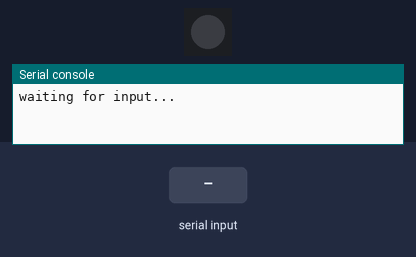
The program below on a simulated CircuitPython board. On the bench: 1 RGB LEDs in strip order, left to right, the last lines printed to the serial console. The inputs (shaded band) are chosen by the test bench. Dim RGB values are drawn brighter than linear.

Above: at 1.2 s.
1.3 s: "r" typed at the serial console, then Enter
At 1.87 s:
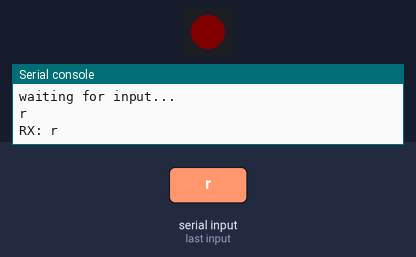
4.3 s: "g" typed at the serial console, then Enter
At 4.88 s:
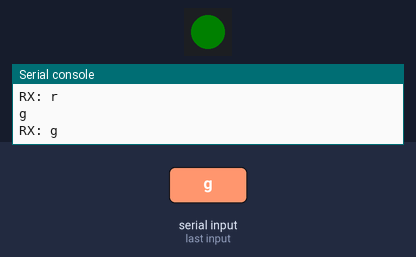
7.3 s: "b" typed at the serial console, then Enter
At 7.88 s:
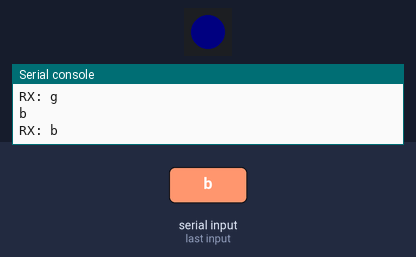
10.3 s: "y" typed at the serial console, then Enter
At 10.89 s:
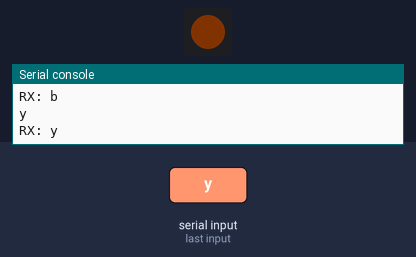
13.3 s: "f" typed at the serial console, then Enter
At 13.64 s:
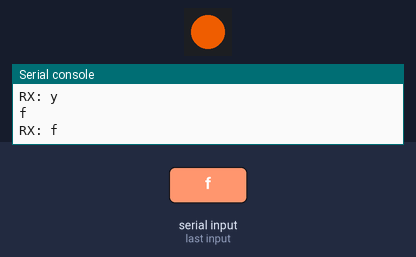
16.3 s: "d" typed at the serial console, then Enter
At 16.64 s:
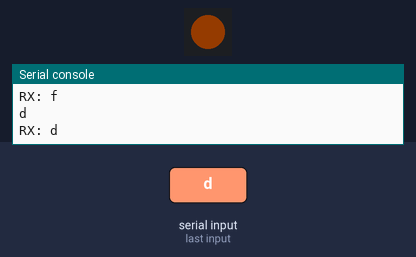
Timing chart, 0 to 20.3 s (numbered marks = the images above; inputs shaded):
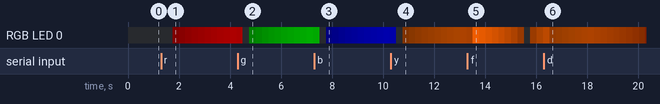

Measured:
- after the input at 1.3 s, RGB LED 0: off → RGB(5, 0, 0) after 0.45 s, → RGB(10, 0, 0) 0.25 s later, → RGB(15, 0, 0) 0.25 s later, → RGB(20, 0, 0) 0.25 s later, … (11 changes in this stretch)

The program:

serial_input.py
```python
import board
import supervisor
import time
import neopixel

from adafruit_led_animation.animation.pulse import Pulse
from adafruit_led_animation.color import GREEN, BLUE, RED, BLACK, AMBER

print("waiting for input...")
rgb = False
pixel_pin = board.NEOPIXEL
pixel_num = 1
speed = 0.1
pixels = neopixel.NeoPixel(pixel_pin, pixel_num, brightness=0.2, auto_write=False)
pulse = Pulse(pixels, speed=speed, color=BLACK);

# Pieced together from tutorials:
# https://stackoverflow.com/questions/48922189/receive-data-from-host-computer-using-circuit-python-on-circuit-playground-expre
# https://learn.adafruit.com/circuitpython-led-animations
while True:
    if supervisor.runtime.serial_bytes_available:
        value = input().strip()
        # Sometimes Windows sends an extra (or missing) newline - ignore them
        if value == "":
            continue

        print("RX: {}".format(value))

        rgb = True
        if value == 'r':
          pulse = Pulse(pixels, speed=speed, color=RED)
        elif value == 'g':
          pulse = Pulse(pixels, speed=speed, color=GREEN)
        elif value == 'b':
          pulse = Pulse(pixels, speed=speed, color=BLUE)
        elif value == 'y':
          pulse = Pulse(pixels, speed=speed, color=AMBER)
        elif value=='f':
          pixels.brightness = 1.0
        elif value=='d':
          pixels.brightness = 0.2
        else:
          rgb = False
          # clear the pixel when we set to false
          Pulse(pixels, speed=0, color=[0,0,0]).animate()
    if rgb:
      # run the animation
      pulse.animate()

    time.sleep(0.25) ## sleep so we don't hog the CPU
```
